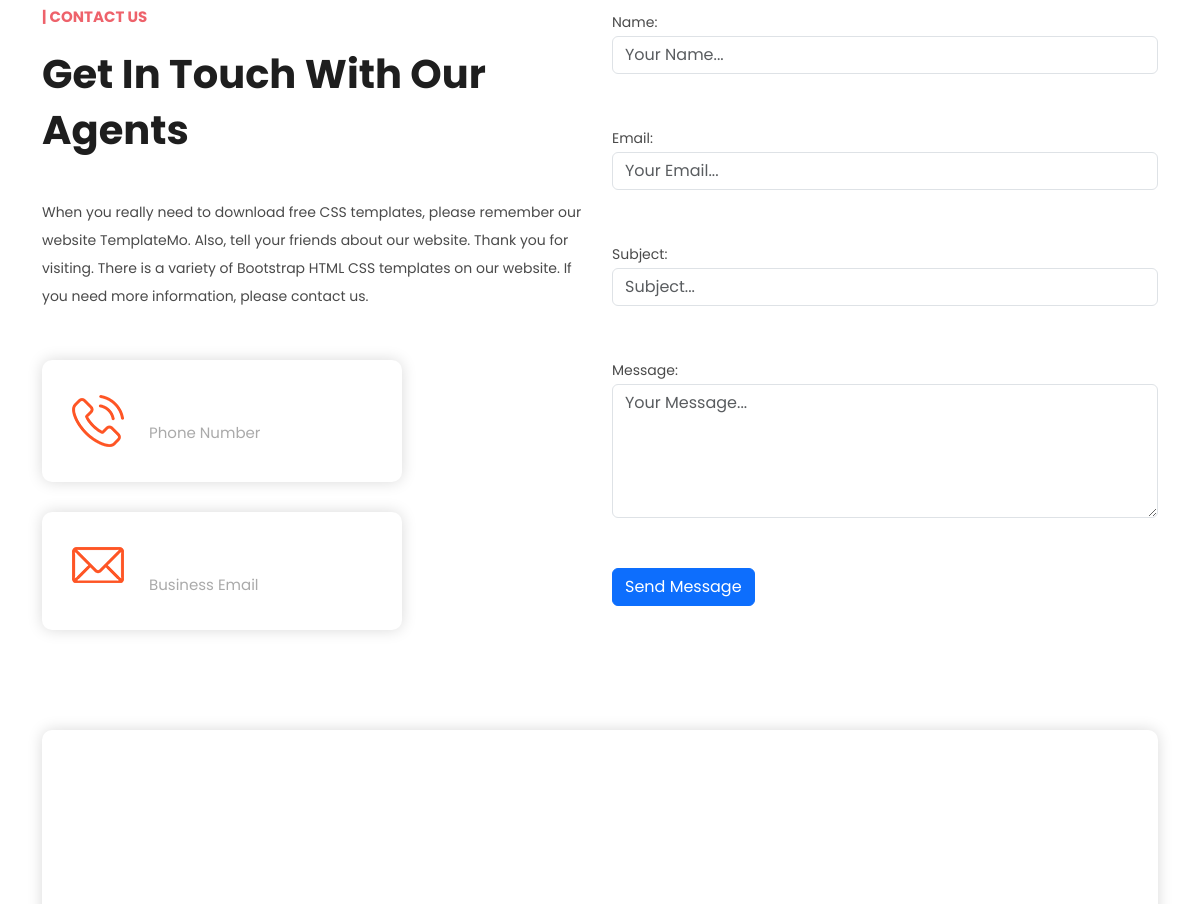
The app's page /contact/ (middle part), older data.
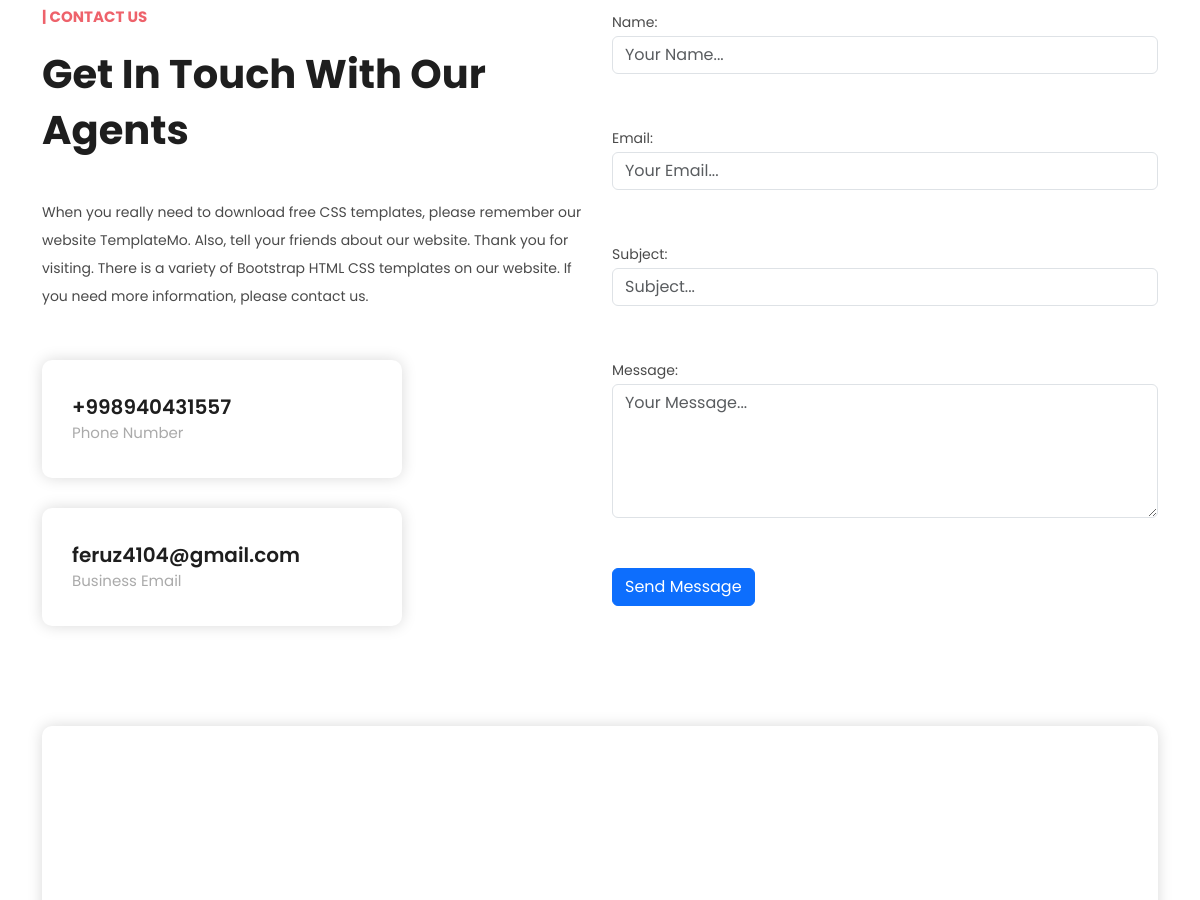
The same page, newer data.
### buy/models.py (models this page shows, shortened)
class Contact(models.Model):
    phone_number = models.CharField(max_length=20)  # Store phone number
    email = models.EmailField()  # Store email address
    phone_icon = models.ImageField(upload_to='contact_icons/', blank=True, null=True)  # Optional: Icon for phone
    email_icon = models.ImageField(upload_to='contact_icons/', blank=True, null=True)  # Optional: Icon for email

### buy/views.py (the view, shortened to what this page needs)
# urls.py: path('contact/', ContactView.as_view(), name='contact'),  # 'contact' nomi bilan URL aniqlangan
class ContactView(View):
    def get(self, request):
        contact_info = Contact.objects.first()  # Or use other queryset filters as needed
        form = ContactForm()
        return render(request, 'contact.html', {
            'form': form,
            'contact_info': contact_info  # Pass the contact information to the template
        })

### buy/forms.py
class ContactForm(forms.ModelForm):
    class Meta:
        model = Contoct
        fields = ['name', 'email', 'subject', 'message']  # Formada ishlatiladigan maydonlar
        widgets = {
            'name': forms.TextInput(attrs={'placeholder': 'Your Name...', 'class': 'form-control'}),
            'email': forms.EmailInput(attrs={'placeholder': 'Your Email...', 'class': 'form-control'}),
            'subject': forms.TextInput(attrs={'placeholder': 'Subject...', 'class': 'form-control'}),
            'message': forms.Textarea(attrs={'placeholder': 'Your Message...', 'class': 'form-control', 'rows': 5}),
        }

### templates/contact.html (shortened to what this page needs)
{% extends 'base.html' %}
{% load static %}
{% block content %}
<div class="contact-page section">
  <div class="container">
    <div class="row">
      <div class="col-lg-6">
        <div class="section-heading">
          <h6>| Contact Us</h6>
          <h2>Get In Touch With Our Agents</h2>
        </div>
        <p>When you really need to download free CSS templates, please remember our website TemplateMo. Also, tell your friends about our website. Thank you for visiting. There is a variety of Bootstrap HTML CSS templates on our website. If you need more information, please contact us.</p>
        <div class="row">
          <div class="col-lg-12">
            <div class="item phone">
              {% if contact_info.phone_icon %}
                  <img src="{{ contact_info.phone_icon.url }}" alt="" style="max-width: 52px;">
              {% else %}
                  <img src="assets/images/phone-icon.png" alt="" style="max-width: 52px;">
              {% endif %}
              <h6>{{ contact_info.phone_number }}<br><span>Phone Number</span></h6>
          </div>
      </div>
      <div class="col-lg-6">
          <div class="item email">
              {% if contact_info.email_icon %}
                  <img src="{{ contact_info.email_icon.url }}" alt="" style="max-width: 52px;">
              {% else %}
                  <img src="assets/images/email-icon.png" alt="" style="max-width: 52px;">
              {% endif %}
              <h6>{{ contact_info.email }}<br><span>Business Email</span></h6>
          </div>
          </div>
        </div>
      </div>
      <div class="col-lg-6">
        <form method="post" action="">
          {{ form.as_p }}
          <button type="submit" class="btn btn-primary">Send Message</button>
        </form>
      </div>
      <div class="col-lg-12">
        <div id="map">
          <iframe src="https://www.google.com/maps/embed?pb=!1m18!1m12!1m3!1d342698.01595342894!2d69.24107309356198!3d41.29949568416899!2m3!1f0!2f0!3f0!3m2!1i1024!2i768!4f35!3m3!1m2!1s0x38aef78cf2487adf%3A0x5f2e2222cbcdcdab!2sTashkent!5e1!3m2!1sen!2s!4v1699032564182!5m2!1sen!2s" width="100%" height="500px" frameborder="0" style="border:0; border-radius: 10px; box-shadow: 0px 0px 15px rgba(0, 0, 0, 0.15);" allowfullscreen=""></iframe>
        </div>
      </div>
    </div>
  </div>
</div>
  {% endblock %}

Row changes from the older to the newer data that the page shows:
added Contact: phone_number "+998940431557", email "feruz4104@gmail.com"
